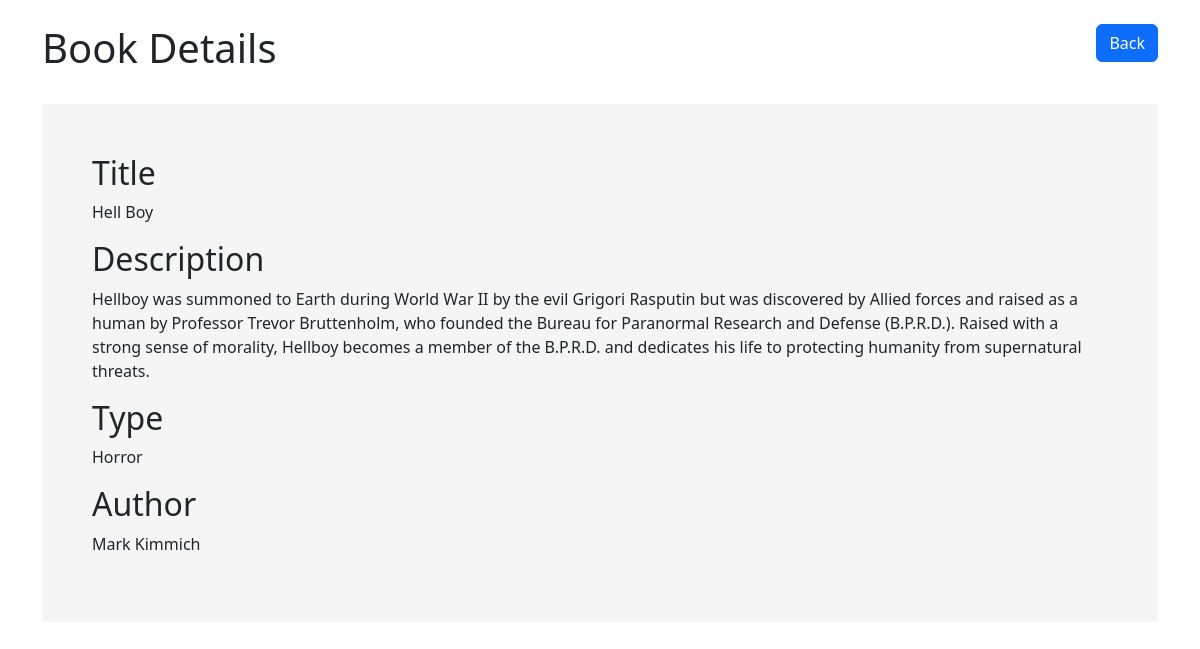
Page /view.php?id=1 on the committed database.
### tables this page shows
CREATE TABLE `books` (
  `id` int NOT NULL,
  `title` varchar(128) NOT NULL,
  `author` varchar(128) NOT NULL,
  `type` varchar(50) NOT NULL,
  `description` text NOT NULL
);

### view.php (the view, shortened to what this page needs)
<!DOCTYPE html>
<html lang="en">
<head>
    <link rel="stylesheet" href="https://cdn.jsdelivr.net/npm/bootstrap@5.2.3/dist/css/bootstrap.min.css">
</head>
<body>
    <div class="container">
        <header class="d-flex justify-content-between my-4">
            <h1>Book Details</h1>
            <div>
                <a href="index.php" class="btn btn-primary">Back</a>
            </div>
        </header>
        <div class="book-details my-4">
            <?php
                if(isset($_GET["id"])){
                    $id = $_GET["id"];
                    include("connect.php");
                    $sql = "SELECT * FROM books WHERE id=$id";
                    $result = mysqli_query($conn, $sql);
                    $row = mysqli_fetch_array($result);
                ?>
                <h2>Title</h2>
                <p><?php echo $row["title"]; ?></p>
                <h2>Description</h2>
                <p><?php echo $row["description"]; ?></p>
                <h2>Type</h2>
                <p><?php echo $row["type"]; ?></p>
                <h2>Author</h2>
                <p><?php echo $row["author"]; ?></p>
                <?php
                }
            ?>
        </div>
    </div>
</body>
</html>

### view.php (style rules this page uses)
.book-details { background: #f5f5f5; padding: 50px; }

### rows in the picture
books: title "Hell Boy", description "Hellboy was summoned to Earth during World War II by the evil Grigori Rasputin but was discovered by Allied forces and raised as a human by Professor Trevor Bruttenholm, who founded the Bureau for Paranormal Research and Defense (B.P.R.D.). Raised with a strong sense of morality, Hellboy becomes a member of the B.P.R.D. and dedicates his life to protecting humanity from supernatural threats.", type "Horror", author "Mark Kimmich"
